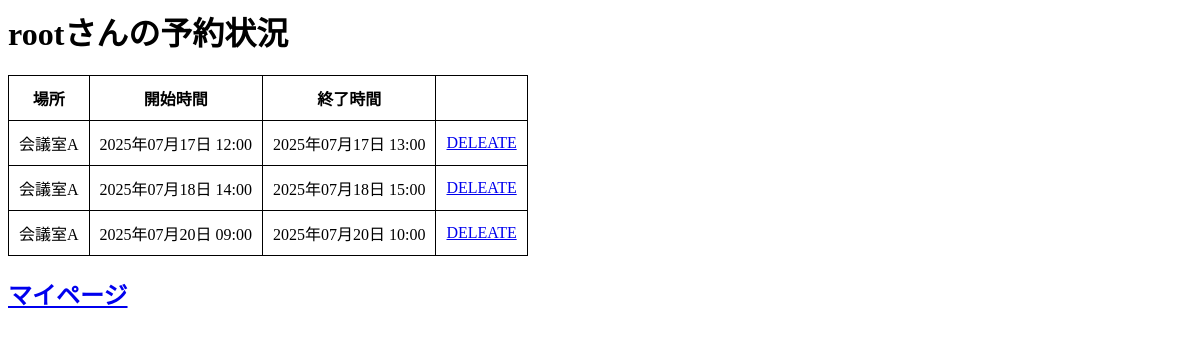
/MyReserve/ (signed in), run on an earlier commit of the app's database.
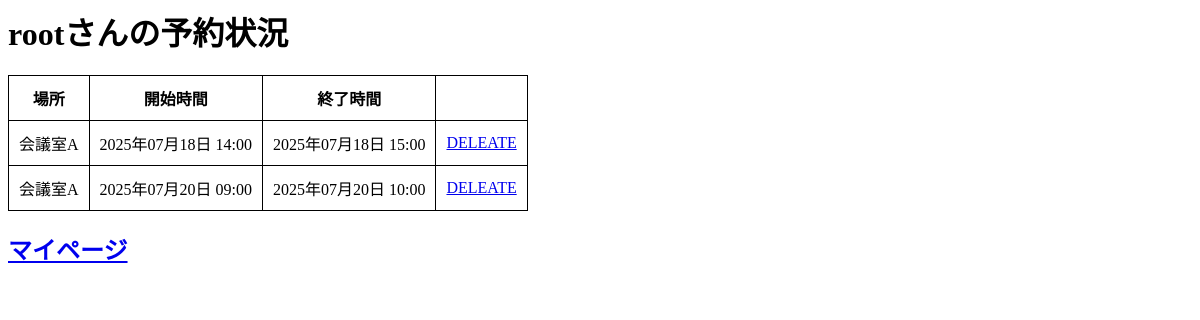
And on a later commit of the database.
### ReserveApp/models.py (models this page shows, shortened)
class Schedule(models.Model):
    user = models.ForeignKey(User, verbose_name='予約者', on_delete=models.CASCADE, default=1)#デフォルト値を設定しないとマイグレーションできない(id=1)
    place = models.ForeignKey(Place, verbose_name='会議室', on_delete=models.CASCADE, default=1)#デフォルト値を設定しないとマイグレーションできない(id=1)
    start = models.DateTimeField('開始時間')
    end = models.DateTimeField('終了時間')

class Place(models.Model):
    name = models.CharField('場所名', max_length=255)
    price = models.IntegerField('1時間当たりの値段')
    def __str__(self):
        return self.name

### ReserveApp/views.py (the view)
# urls.py: path('MyReserve/', views.MyReserve, name="MyReserve"),
def MyReserve(request):
    username = request.session.get('username')
    userID = request.session.get('userID')
    params = {
        'title' : f"{username}さんの予約状況",
        'data' : []
    }
    item = Schedule.objects.filter(user=userID).order_by('start')
    params['data'] = item#ここのitemに配列の[]をつけてしまうと二次元配列（余計な次元となってしまうため、なしで）
    return render(request, 'MyReserve.html', params)

### templates/MyReserve.html (shortened to what this page needs)
{% load static %}
<html lang="ja">
<head>
    <link href="{% static 'css/MyReserveStyle.css' %}" rel="stylesheet" type="text/css">
</head>
<body>
    <h1>
        {{title}}
    </h1>
    <table>
        <tr>
            <th>場所</th>
            <th>開始時間</th>
            <th>終了時間</th>
            <th></th>
        </tr>
        {% for item in data %}
        <tr>
            <td>{{item.place}}</td>
            <td>{{item.start|date:"Y年m月d日 H:i"}}</td>
            <td>{{item.end|date:"Y年m月d日 H:i"}}</td>
            <td><a href = "{% url 'ReserveApp:ReserveDelete' item.id %}">DELEATE</a></td>
        </tr>
        {% endfor %}
    </table>
    <h2>
        <a href="{% url 'ReserveApp:ManagerMainMenu' %}">マイページ</a>
    </h2>
</body>

### static/css/MyReserveStyle.css (style rules this page uses)
th,td { border: solid 1px; padding: 10px; }
table { border-collapse: collapse; }

What changed in the data, as far as the page shows it:
removed Schedule: place "会議室A", start "2025年07月17日 12:00", end "2025年07月17日 13:00"
